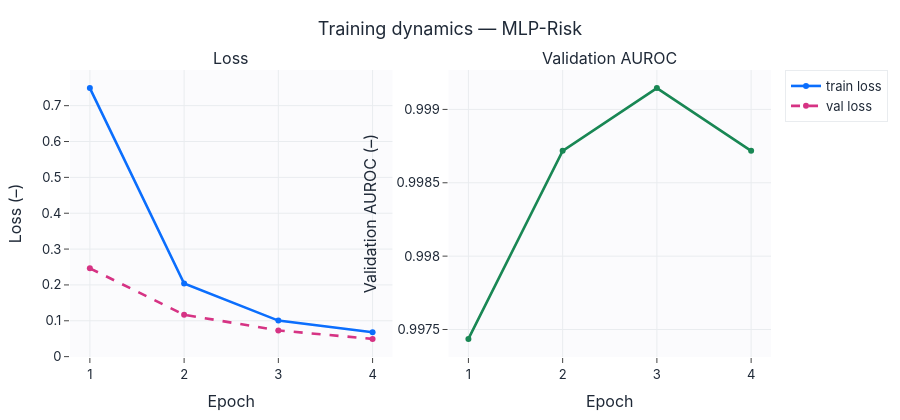
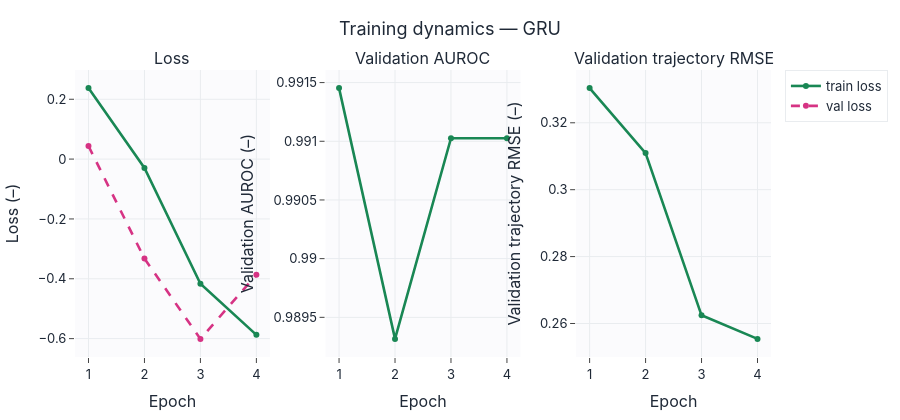
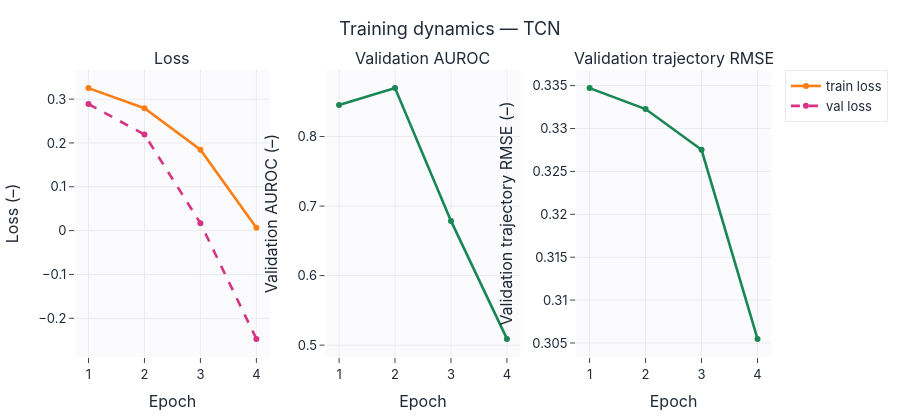
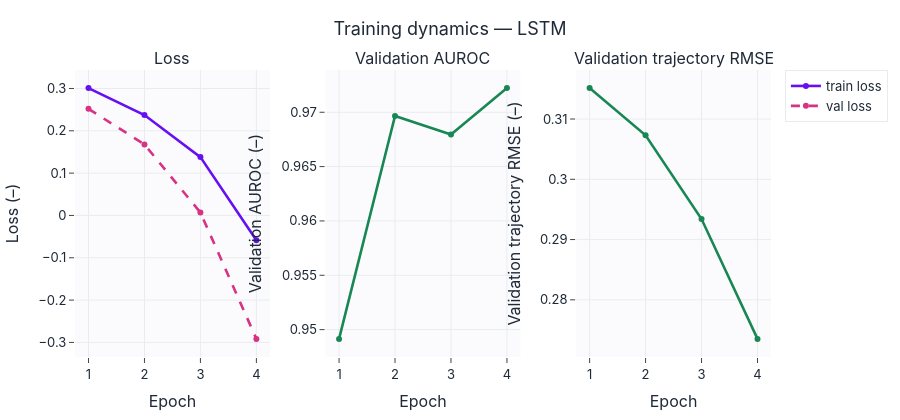

These figures' notebook cell, in order:
### Markdown cell above
## Кривые обучения с метриками

### Code cell
palette = ["#0b6efd", "#198754", "#fd7e14", "#6610f2", "#d63384", "#20c997", "#dc3545", "#0dcaf0", "#ffc107", "#6f42c1"]
colors = {disp: palette[i % len(palette)] for i, disp in enumerate(histories)}
for disp, hist in histories.items():
    training_dashboard(hist, title=f"Training dynamics — {disp}", model_color=colors[disp],
                       save=SAVE_FIGS, fig_id=f"2_1_training_{disp.lower().replace('-', '_')}").show()

### Figure 1 — Plotly figure (JSON) as saved in the notebook; plotly's stock layout.template omitted (floating-point values rounded to 4 significant figures)
{"data": [{"line": {"color": "#0b6efd", "width": 2.6}, "mode": "lines+markers", "name": "train loss", "type": "scatter", "x": [1, 2, 3, 4], "xaxis": "x", "y": [0.749, 0.2039, 0.1005, 0.06824], "yaxis": "y"}, {"line": {"color": "#d63384", "dash": "dash", "width": 2.6}, "mode": "lines+markers", "name": "val loss", "type": "scatter", "x": [1, 2, 3, 4], "xaxis": "x", "y": [0.2463, 0.1169, 0.07307, 0.04946], "yaxis": "y"}, {"line": {"color": "#198754", "width": 2.6}, "mode": "lines+markers", "name": "Validation AUROC", "showlegend": false, "type": "scatter", "x": [1, 2, 3, 4], "xaxis": "x2", "y": [0.9974, 0.9987, 0.9991, 0.9987], "yaxis": "y2"}], "layout": {"annotations": [{"font": {"size": 16}, "showarrow": false, "text": "Loss", "x": 0.23, "xanchor": "center", "xref": "paper", "y": 1.0, "yanchor": "bottom", "yref": "paper"}, {"font": {"size": 16}, "showarrow": false, "text": "Validation AUROC", "x": 0.77, "xanchor": "center", "xref": "paper", "y": 1.0, "yanchor": "bottom", "yref": "paper"}], "height": 420, "title": {"text": "Training dynamics — MLP-Risk"}, "xaxis": {"anchor": "y", "domain": [0.0, 0.46], "title": {"text": "Epoch"}}, "xaxis2": {"anchor": "y2", "domain": [0.54, 1.0], "title": {"text": "Epoch"}}, "yaxis": {"anchor": "x", "domain": [0.0, 1.0], "title": {"text": "Loss (–)"}}, "yaxis2": {"anchor": "x2", "domain": [0.0, 1.0], "title": {"text": "Validation AUROC (–)"}}}}

### Figure 2 — Plotly figure (JSON) as saved in the notebook; plotly's stock layout.template omitted (floating-point values rounded to 4 significant figures)
{"data": [{"line": {"color": "#198754", "width": 2.6}, "mode": "lines+markers", "name": "train loss", "type": "scatter", "x": [1, 2, 3, 4], "xaxis": "x", "y": [0.2373, -0.02946, -0.4165, -0.5873], "yaxis": "y"}, {"line": {"color": "#d63384", "dash": "dash", "width": 2.6}, "mode": "lines+markers", "name": "val loss", "type": "scatter", "x": [1, 2, 3, 4], "xaxis": "x", "y": [0.04371, -0.3324, -0.6009, -0.3866], "yaxis": "y"}, {"line": {"color": "#198754", "width": 2.6}, "mode": "lines+markers", "name": "Validation AUROC", "showlegend": false, "type": "scatter", "x": [1, 2, 3, 4], "xaxis": "x2", "y": [0.9915, 0.9893, 0.991, 0.991], "yaxis": "y2"}, {"line": {"color": "#198754", "width": 2.6}, "mode": "lines+markers", "name": "Validation trajectory RMSE", "showlegend": false, "type": "scatter", "x": [1, 2, 3, 4], "xaxis": "x3", "y": [0.3304, 0.3109, 0.2624, 0.2554], "yaxis": "y3"}], "layout": {"annotations": [{"font": {"size": 16}, "showarrow": false, "text": "Loss", "x": 0.14, "xanchor": "center", "xref": "paper", "y": 1.0, "yanchor": "bottom", "yref": "paper"}, {"font": {"size": 16}, "showarrow": false, "text": "Validation AUROC", "x": 0.5, "xanchor": "center", "xref": "paper", "y": 1.0, "yanchor": "bottom", "yref": "paper"}, {"font": {"size": 16}, "showarrow": false, "text": "Validation trajectory RMSE", "x": 0.86, "xanchor": "center", "xref": "paper", "y": 1.0, "yanchor": "bottom", "yref": "paper"}], "height": 420, "title": {"text": "Training dynamics — GRU"}, "xaxis": {"anchor": "y", "domain": [0.0, 0.28], "title": {"text": "Epoch"}}, "xaxis2": {"anchor": "y2", "domain": [0.36, 0.64], "title": {"text": "Epoch"}}, "xaxis3": {"anchor": "y3", "domain": [0.72, 1.0], "title": {"text": "Epoch"}}, "yaxis": {"anchor": "x", "domain": [0.0, 1.0], "title": {"text": "Loss (–)"}}, "yaxis2": {"anchor": "x2", "domain": [0.0, 1.0], "title": {"text": "Validation AUROC (–)"}}, "yaxis3": {"anchor": "x3", "domain": [0.0, 1.0], "title": {"text": "Validation trajectory RMSE (–)"}}}}

### Figure 3 — Plotly figure (JSON) as saved in the notebook; plotly's stock layout.template omitted (floating-point values rounded to 4 significant figures)
{"data": [{"line": {"color": "#fd7e14", "width": 2.6}, "mode": "lines+markers", "name": "train loss", "type": "scatter", "x": [1, 2, 3, 4], "xaxis": "x", "y": [0.3251, 0.2791, 0.1847, 0.006616], "yaxis": "y"}, {"line": {"color": "#d63384", "dash": "dash", "width": 2.6}, "mode": "lines+markers", "name": "val loss", "type": "scatter", "x": [1, 2, 3, 4], "xaxis": "x", "y": [0.2888, 0.2193, 0.01688, -0.2471], "yaxis": "y"}, {"line": {"color": "#198754", "width": 2.6}, "mode": "lines+markers", "name": "Validation AUROC", "showlegend": false, "type": "scatter", "x": [1, 2, 3, 4], "xaxis": "x2", "y": [0.8453, 0.8697, 0.6786, 0.509], "yaxis": "y2"}, {"line": {"color": "#198754", "width": 2.6}, "mode": "lines+markers", "name": "Validation trajectory RMSE", "showlegend": false, "type": "scatter", "x": [1, 2, 3, 4], "xaxis": "x3", "y": [0.3347, 0.3323, 0.3275, 0.3055], "yaxis": "y3"}], "layout": {"annotations": [{"font": {"size": 16}, "showarrow": false, "text": "Loss", "x": 0.14, "xanchor": "center", "xref": "paper", "y": 1.0, "yanchor": "bottom", "yref": "paper"}, {"font": {"size": 16}, "showarrow": false, "text": "Validation AUROC", "x": 0.5, "xanchor": "center", "xref": "paper", "y": 1.0, "yanchor": "bottom", "yref": "paper"}, {"font": {"size": 16}, "showarrow": false, "text": "Validation trajectory RMSE", "x": 0.86, "xanchor": "center", "xref": "paper", "y": 1.0, "yanchor": "bottom", "yref": "paper"}], "height": 420, "title": {"text": "Training dynamics — TCN"}, "xaxis": {"anchor": "y", "domain": [0.0, 0.28], "title": {"text": "Epoch"}}, "xaxis2": {"anchor": "y2", "domain": [0.36, 0.64], "title": {"text": "Epoch"}}, "xaxis3": {"anchor": "y3", "domain": [0.72, 1.0], "title": {"text": "Epoch"}}, "yaxis": {"anchor": "x", "domain": [0.0, 1.0], "title": {"text": "Loss (–)"}}, "yaxis2": {"anchor": "x2", "domain": [0.0, 1.0], "title": {"text": "Validation AUROC (–)"}}, "yaxis3": {"anchor": "x3", "domain": [0.0, 1.0], "title": {"text": "Validation trajectory RMSE (–)"}}}}

### Figure 4 — Plotly figure (JSON) as saved in the notebook; plotly's stock layout.template omitted (floating-point values rounded to 4 significant figures)
{"data": [{"line": {"color": "#6610f2", "width": 2.6}, "mode": "lines+markers", "name": "train loss", "type": "scatter", "x": [1, 2, 3, 4], "xaxis": "x", "y": [0.3009, 0.2373, 0.1379, -0.05844], "yaxis": "y"}, {"line": {"color": "#d63384", "dash": "dash", "width": 2.6}, "mode": "lines+markers", "name": "val loss", "type": "scatter", "x": [1, 2, 3, 4], "xaxis": "x", "y": [0.2519, 0.1678, 0.006857, -0.2917], "yaxis": "y"}, {"line": {"color": "#198754", "width": 2.6}, "mode": "lines+markers", "name": "Validation AUROC", "showlegend": false, "type": "scatter", "x": [1, 2, 3, 4], "xaxis": "x2", "y": [0.9491, 0.9697, 0.9679, 0.9722], "yaxis": "y2"}, {"line": {"color": "#198754", "width": 2.6}, "mode": "lines+markers", "name": "Validation trajectory RMSE", "showlegend": false, "type": "scatter", "x": [1, 2, 3, 4], "xaxis": "x3", "y": [0.3151, 0.3073, 0.2934, 0.2735], "yaxis": "y3"}], "layout": {"annotations": [{"font": {"size": 16}, "showarrow": false, "text": "Loss", "x": 0.14, "xanchor": "center", "xref": "paper", "y": 1.0, "yanchor": "bottom", "yref": "paper"}, {"font": {"size": 16}, "showarrow": false, "text": "Validation AUROC", "x": 0.5, "xanchor": "center", "xref": "paper", "y": 1.0, "yanchor": "bottom", "yref": "paper"}, {"font": {"size": 16}, "showarrow": false, "text": "Validation trajectory RMSE", "x": 0.86, "xanchor": "center", "xref": "paper", "y": 1.0, "yanchor": "bottom", "yref": "paper"}], "height": 420, "title": {"text": "Training dynamics — LSTM"}, "xaxis": {"anchor": "y", "domain": [0.0, 0.28], "title": {"text": "Epoch"}}, "xaxis2": {"anchor": "y2", "domain": [0.36, 0.64], "title": {"text": "Epoch"}}, "xaxis3": {"anchor": "y3", "domain": [0.72, 1.0], "title": {"text": "Epoch"}}, "yaxis": {"anchor": "x", "domain": [0.0, 1.0], "title": {"text": "Loss (–)"}}, "yaxis2": {"anchor": "x2", "domain": [0.0, 1.0], "title": {"text": "Validation AUROC (–)"}}, "yaxis3": {"anchor": "x3", "domain": [0.0, 1.0], "title": {"text": "Validation trajectory RMSE (–)"}}}}
